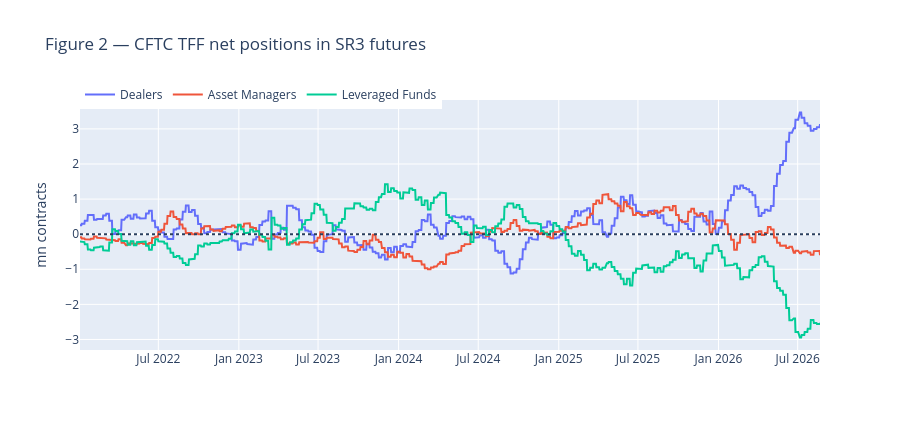

Here is the notebook cell this chart was saved with:
### Markdown cell above
## Figure 2 — positioning

The note: *"Last year both asset managers and leveraged funds increased their
net short positions in ED futures … Dealers, who were on the other side of
these trades, had to hedge their long ED positions by paying in swaps and
therefore were structurally short convexity adjustments."*

### Code cell
_f = go.Figure()
for _c, _n in (("dealer_net", "Dealers"), ("am_net", "Asset Managers"),
               ("lev_net", "Leveraged Funds")):
    if _c in P.columns:
        _f.add_trace(go.Scatter(x=P.index, y=P[_c] / 1e6, name=_n))
_f.add_hline(y=0.0, line_dash="dot")
_f.update_layout(title="Figure 2 — CFTC TFF net positions in SR3 futures",
                 yaxis_title="mn contracts", height=430,
                 legend=dict(orientation="h", y=1.08))
_f.show()

_pos = P[["dealer_net", "am_net", "lev_net"]].iloc[-1] / 1e6
print(f"as of {_last.date()} (mn contracts): dealers {_pos['dealer_net']:+.2f}, "
      f"asset managers {_pos['am_net']:+.2f}, leveraged {_pos['lev_net']:+.2f}")
_c_da = P["dealer_net"].corr(P["am_net"] + P["lev_net"])
print(f"corr(dealer net, AM + leveraged net) in levels: {_c_da:+.4f}  -- the "
      "note's mechanism is that dealers take the other side, and that is what "
      "a strongly negative number here means.")
print("\nProvenance: CFTC TFF for SOFR-3M, weekly, lagged 3 business days to "
      "publication. The report measures Tuesday and publishes Friday 15:30 ET, "
      "and the raw file carries no release stamp.")

### Figure 1 — Plotly figure (JSON) as saved in the notebook; plotly's stock layout.template omitted (floating-point values rounded to 4 significant figures; data arrays with more than 128 entries replaced by an {"elided": "..."} marker saying what was removed)
{"data": [{"name": "Dealers", "type": "scatter", "x": {"elided": "1159 str values"}, "y": {"elided": "1159 float values"}}, {"name": "Asset Managers", "type": "scatter", "x": {"elided": "1159 str values"}, "y": {"elided": "1159 float values"}}, {"name": "Leveraged Funds", "type": "scatter", "x": {"elided": "1159 str values"}, "y": {"elided": "1159 float values"}}], "layout": {"height": 430, "legend": {"orientation": "h", "y": 1.08}, "shapes": [{"line": {"dash": "dot"}, "type": "line", "x0": 0, "x1": 1, "xref": "x domain", "y0": 0.0, "y1": 0.0, "yref": "y"}], "title": {"text": "Figure 2 — CFTC TFF net positions in SR3 futures"}, "yaxis": {"title": {"text": "mn contracts"}}}}
